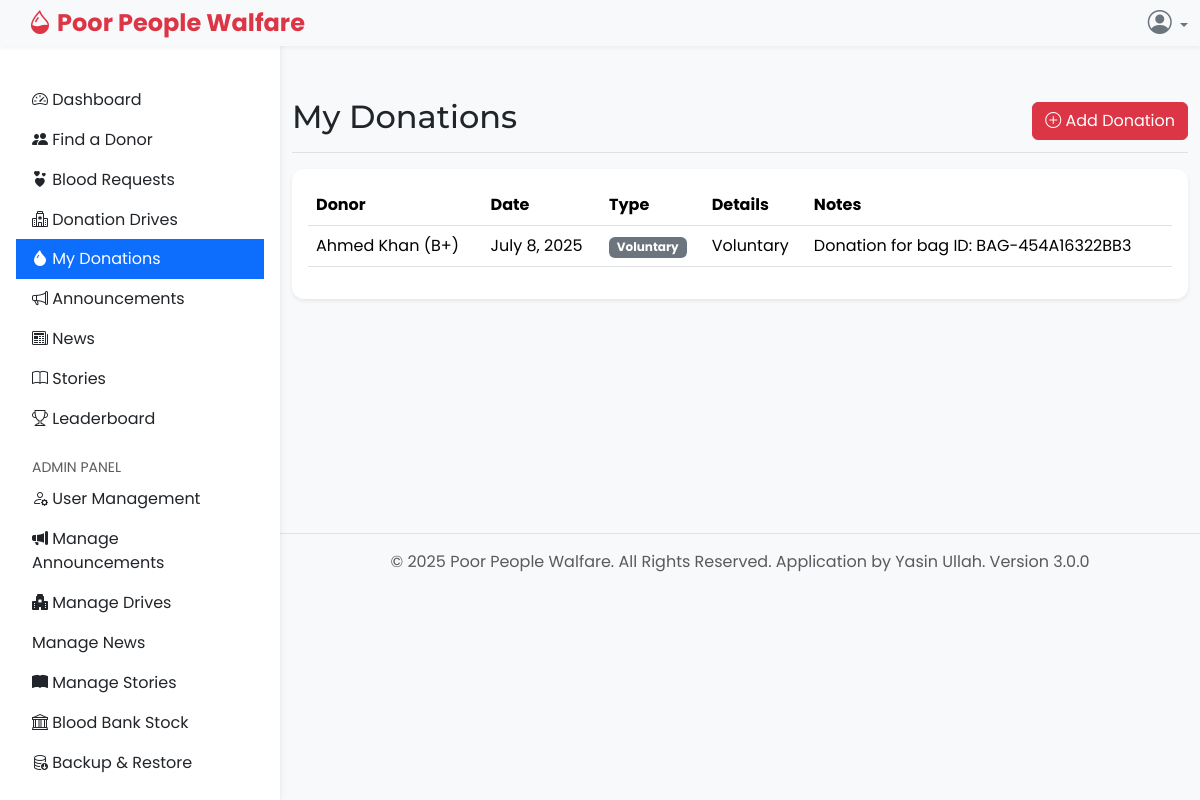
The app's page /index2.php?page=donations (signed in) with its own data.
### tables this page shows
CREATE TABLE donations (
            id INTEGER PRIMARY KEY AUTOINCREMENT,
            user_id INTEGER NOT NULL,
            donation_date DATE NOT NULL,
            type TEXT NOT NULL CHECK(type IN ('request', 'drive', 'voluntary')),
            request_id INTEGER,
            drive_id INTEGER,
            notes TEXT,
            created_at DATETIME DEFAULT CURRENT_TIMESTAMP,
            FOREIGN KEY (user_id) REFERENCES users(id) ON DELETE CASCADE,
            FOREIGN KEY (request_id) REFERENCES requests(id) ON DELETE SET NULL,
            FOREIGN KEY (drive_id) REFERENCES drives(id) ON DELETE SET NULL
        );

CREATE TABLE users (
            id INTEGER PRIMARY KEY AUTOINCREMENT,
            username TEXT UNIQUE NOT NULL,
            email TEXT UNIQUE NOT NULL,
            password_hash TEXT NOT NULL,
            full_name TEXT NOT NULL,
            contact_number TEXT,
            role TEXT NOT NULL DEFAULT 'donor' CHECK(role IN ('donor', 'admin')),
            approved INTEGER DEFAULT 0, -- 0 for pending, 1 for approved
            first_login INTEGER DEFAULT 1, -- 1 for first login, 0 after password change
            created_at DATETIME DEFAULT CURRENT_TIMESTAMP
        );

CREATE TABLE profiles (
            id INTEGER PRIMARY KEY AUTOINCREMENT,
            user_id INTEGER UNIQUE NOT NULL,
            blood_group TEXT NOT NULL,
            city TEXT,
            last_donation_date DATE,
            is_available INTEGER DEFAULT 1,
            total_donations INTEGER DEFAULT 0,
            updated_at DATETIME DEFAULT CURRENT_TIMESTAMP,
            FOREIGN KEY (user_id) REFERENCES users(id) ON DELETE CASCADE
        );

### index2.php (the view, shortened to what this page needs)
<?php
function get_db()
{
    static $db = null;
    if ($db === null) {
        try {
            $db = new PDO('sqlite:' . DB_FILE);
            $db->setAttribute(PDO::ATTR_ERRMODE, PDO::ERRMODE_EXCEPTION);
            $db->setAttribute(PDO::ATTR_DEFAULT_FETCH_MODE, PDO::FETCH_ASSOC);
            $db->exec("PRAGMA foreign_keys = ON;");
            $db->exec("PRAGMA journal_mode = WAL;");
            $db->exec("PRAGMA synchronous = NORMAL;");
        } catch (PDOException $e) {
            error_log("Database Connection Error: " . $e->getMessage());
            http_response_code(500);
            die("
                <div style='font-family: sans-serif; padding: 20px; border: 2px solid #dc3545; background: #f8d7da; color: #721c24; margin: 50px; border-radius: 8px;'>
                    <h1 style='color: #dc3545;'>&#x26A0; Application Error</h1>
                    <p>We are currently experiencing technical difficulties. Please try again later.</p>
                    <p style='font-size: 0.8em; color: #721c24;'>If you are the administrator, please check server permissions for the database file (<code>" . htmlspecialchars(basename(DB_FILE)) . "</code>) and the application directory.</p>
                </div>
            ");
        }
    }
    return $db;
}
function sanitize($data)
{
    return htmlspecialchars((string)$data, ENT_QUOTES, 'UTF-8');
}
function is_logged_in()
{
    if (isset($_SESSION['user_id'])) {
        return true;
    }
    return false;
}
function get_current_user_role()
{
    return $_SESSION['role'] ?? null;
}
function render_icon($icon_name, $extra_classes = '')
{
    return "<i class='bi bi-{$icon_name} {$extra_classes}'></i>";
}
$page = sanitize($_GET['page'] ?? (is_logged_in() ? 'dashboard' : 'home'));
$db = get_db();
?>
<!DOCTYPE html>
<html lang="en">
<head>
    <link href="https://cdn.jsdelivr.net/npm/bootstrap@5.3.2/dist/css/bootstrap.min.css" rel="stylesheet">
    <link rel="stylesheet" href="https://cdn.jsdelivr.net/npm/bootstrap-icons@1.11.3/font/bootstrap-icons.min.css">
</head>
<body>
    <?php if ($page !== 'certificate'):
    ?>
        <?php if (is_logged_in()): ?>
            <header class="navbar navbar-expand-lg navbar-light bg-light fixed-top p-0">
                <div class="container-fluid">
                    <a class="navbar-brand fw-bold text-primary ms-3" href="?page=dashboard"><?= render_icon('droplet-half') ?> <?= SITE_NAME ?></a>
                    <div class="ms-auto d-flex align-items-center">
                        <div class="dropdown">
                            <a href="#" class="nav-link dropdown-toggle text-secondary" id="userDropdown" role="button" data-bs-toggle="dropdown" aria-expanded="false">
                                <?= render_icon('person-circle', 'fs-4') ?>
                            </a>
                        </div>
                    </div>
                </div>
            </header>
            <nav id="sidebarMenu" class="d-lg-block sidebar bg-white">
                <div class="position-sticky">
                    <div class="list-group list-group-flush mx-3 mt-4">
                        <a href="?page=dashboard" class="list-group-item list-group-item-action py-2 ripple <?= ($page == 'dashboard') ? 'active' : '' ?>">
                            <?= render_icon('speedometer2') ?> <span>Dashboard</span>
                        </a>
                        <a href="?page=donors" class="list-group-item list-group-item-action py-2 ripple <?= ($page == 'donors') ? 'active' : '' ?>">
                            <?= render_icon('people-fill') ?> <span>Find a Donor</span>
                        </a>
                        <a href="?page=requests" class="list-group-item list-group-item-action py-2 ripple <?= ($page == 'requests') ? 'active' : '' ?>">
                            <?= render_icon('hearts') ?> <span>Blood Requests</span>
                        </a>
                        <a href="?page=drives" class="list-group-item list-group-item-action py-2 ripple <?= ($page == 'drives') ? 'active' : '' ?>">
                            <?= render_icon('hospital') ?> <span>Donation Drives</span>
                        </a>
                        <a href="?page=donations" class="list-group-item list-group-item-action py-2 ripple <?= ($page == 'donations') ? 'active' : '' ?>">
                            <?= render_icon('droplet-fill') ?> <span>My Donations</span>
                        </a>
                        <a href="?page=announcements" class="list-group-item list-group-item-action py-2 ripple <?= ($page == 'announcements') ? 'active' : '' ?>">
                            <?= render_icon('megaphone') ?> <span>Announcements</span>
                        </a>
                        <a href="?page=news" class="list-group-item list-group-item-action py-2 ripple <?= ($page == 'news') ? 'active' : '' ?>">
                            <?= render_icon('newspaper') ?> <span>News</span>
                        </a>
                        <a href="?page=stories" class="list-group-item list-group-item-action py-2 ripple <?= ($page == 'stories') ? 'active' : '' ?>">
                            <?= render_icon('book') ?> <span>Stories</span>
                        </a>
                        <a href="?page=leaderboard" class="list-group-item list-group-item-action py-2 ripple <?= ($page == 'leaderboard') ? 'active' : '' ?>">
                            <?= render_icon('trophy') ?> <span>Leaderboard</span>
                        </a>
                        <?php if (get_current_user_role() === 'admin'): ?>
                            <div class="pt-3">
                                <span class="text-muted small text-uppercase px-3">Admin Panel</span>
                                <a href="?page=admin_users" class="list-group-item list-group-item-action py-2 ripple <?= ($page == 'admin_users') ? 'active' : '' ?>">
                                    <?= render_icon('person-gear') ?> <span>User Management</span>
                                </a>
                                <a href="?page=admin_announcements" class="list-group-item list-group-item-action py-2 ripple <?= ($page == 'admin_announcements') ? 'active' : '' ?>">
                                    <?= render_icon('megaphone-fill') ?> <span>Manage Announcements</span>
                                </a>
                                <a href="?page=admin_drives" class="list-group-item list-group-item-action py-2 ripple <?= ($page == 'admin_drives') ? 'active' : '' ?>">
                                    <?= render_icon('hospital-fill') ?> <span>Manage Drives</span>
                                </a>
                                <a href="?page=admin_news" class="list-group-item list-group-item-action py-2 ripple <?= ($page == 'admin_news') ? 'active' : '' ?>">
                                    <?= render_icon('newspaper-fill') ?> <span>Manage News</span>
                                </a>
                                <a href="?page=admin_stories" class="list-group-item list-group-item-action py-2 ripple <?= ($page == 'admin_stories') ? 'active' : '' ?>">
                                    <?= render_icon('book-fill') ?> <span>Manage Stories</span>
                                </a>
                                <a href="?page=admin_blood_bank" class="list-group-item list-group-item-action py-2 ripple <?= ($page == 'admin_blood_bank') ? 'active' : '' ?>">
                                    <?= render_icon('bank') ?> <span>Blood Bank Stock</span>
                                </a>
                                <a href="?page=admin_backup" class="list-group-item list-group-item-action py-2 ripple <?= ($page == 'admin_backup') ? 'active' : '' ?>">
                                    <?= render_icon('database-down') ?> <span>Backup & Restore</span>
                                </a>
                            </div>
                        <?php endif; ?>
                    </div>
                </div>
            </nav>
            <main class="main-content" style="padding-top: 58px;">
                <div class="container-fluid pt-4">
                <?php endif;
                ?>
                    <?php endif; ?>
                    <?php
                    switch ($page) {
                    ?>
                        <?php
                        case 'donations':
                            $is_admin = get_current_user_role() === 'admin';
                            $sql = "SELECT d.*, u.full_name, p.blood_group, r.patient_name as request_patient, dr.title as drive_title
                FROM donations d
                JOIN users u ON d.user_id = u.id
                LEFT JOIN profiles p ON u.id = p.user_id
                LEFT JOIN requests r ON d.request_id = r.id
                LEFT JOIN drives dr ON d.drive_id = dr.id";
                            $params = [];
                            $sql .= " ORDER BY d.donation_date DESC";
                            $stmt = $db->prepare($sql);
                            $stmt->execute($params);
                            $donations = $stmt->fetchAll();
                        ?>
                            <div class="d-flex justify-content-between flex-wrap flex-md-nowrap align-items-center pt-3 pb-2 mb-3 border-bottom">
                                <h1 class="h2">My Donations</h1>
                                <?php if ($is_admin): ?>
                                    <button class="btn btn-primary" data-bs-toggle="modal" data-bs-target="#addDonationModal"><?= render_icon('plus-circle') ?> Add Donation</button>
                                <?php endif; ?>
                            </div>
                            <div class="card shadow-sm mb-4">
                                <div class="card-body">
                                    <div class="table-responsive">
                                        <table class="table table-hover align-middle">
                                            <thead>
                                                <tr>
                                                    <?php if ($is_admin): ?><th>Donor</th><?php endif; ?>
                                                    <th>Date</th>
                                                    <th>Type</th>
                                                    <th>Details</th>
                                                    <th>Notes</th>
                                                </tr>
                                            </thead>
                                            <tbody>
                                                <?php if (!empty($donations)): foreach ($donations as $donation): ?>
                                                        <tr>
                                                            <?php if ($is_admin): ?>
                                                                <td><?= sanitize($donation['full_name']) ?> (<?= sanitize($donation['blood_group']) ?>)</td>
                                                            <?php endif; ?>
                                                            <td><?= date('F j, Y', strtotime($donation['donation_date'])) ?></td>
                                                            <td><span class="badge bg-secondary"><?= ucfirst(sanitize($donation['type'])) ?></span></td>
                                                            <td>
                                                                <?php if ($donation['type'] === 'request' && $donation['request_patient']): ?>
                                                                    For Request: <?= sanitize($donation['request_patient']) ?>
                                                                <?php elseif ($donation['type'] === 'drive' && $donation['drive_title']): ?>
                                                                    At Drive: <?= sanitize($donation['drive_title']) ?>
                                                                <?php else: ?>
                                                                    Voluntary
                                                                <?php endif; ?>
                                                            </td>
                                                            <td><?= sanitize($donation['notes']) ?: 'N/A' ?></td>
                                                        </tr>
                                                    <?php endforeach;
                                                else: ?>
                                                    <tr>
                                                        <td colspan="<?= $is_admin ? 5 : 4 ?>" class="text-center text-muted py-4">No donation records found.</td>
                                                    </tr>
                                                <?php endif; ?>
                                            </tbody>
                                        </table>
                                    </div>
                                </div>
                            </div>
                        <?php
                            break;
                        ?>
                    <?php
                    }
                    ?>
                    <?php if ($page !== 'certificate'):
                    ?>
                    </div>
                </main>
                <footer class="mt-auto py-3 bg-light <?php if (is_logged_in()) echo 'main-content'; ?>">
                    <div class="container text-center">
                        <span class="text-muted">© <?= date('Y') ?> <?= SITE_NAME ?>. All Rights Reserved. Application by Yasin Ullah. Version <?= APP_VERSION ?></span>
                    </div>
                </footer>
            <?php endif;
            ?>
</body>
</html>

### records on screen
donations: user.full_name "Ahmed Khan", profiles.blood_group "B+", donation_date "July 8, 2025", type "Voluntary", notes "Donation for bag ID: BAG-454A16322BB3"

### other values on screen
SITE_NAME "Poor People Walfare"
APP_VERSION "3.0.0"
